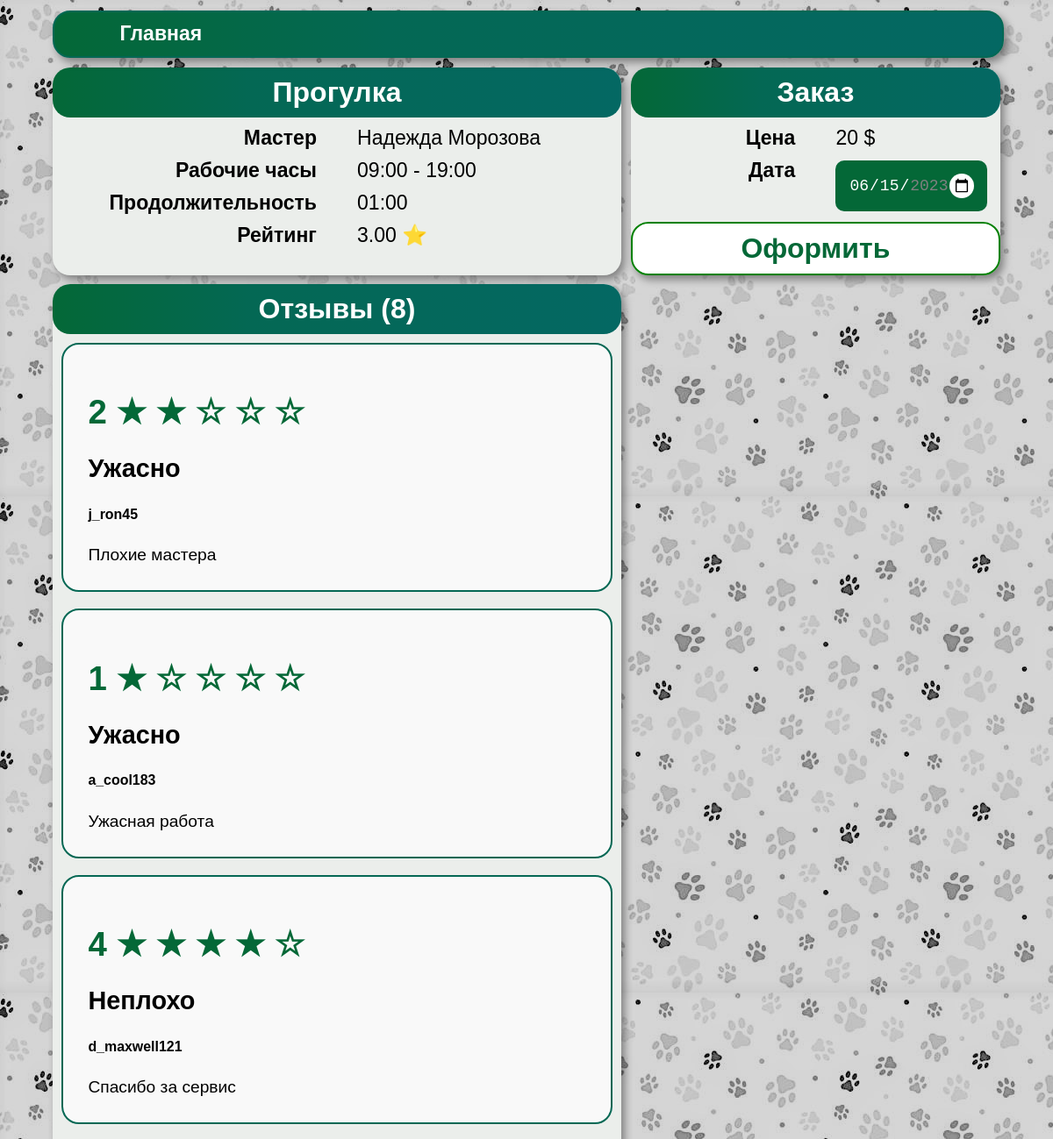
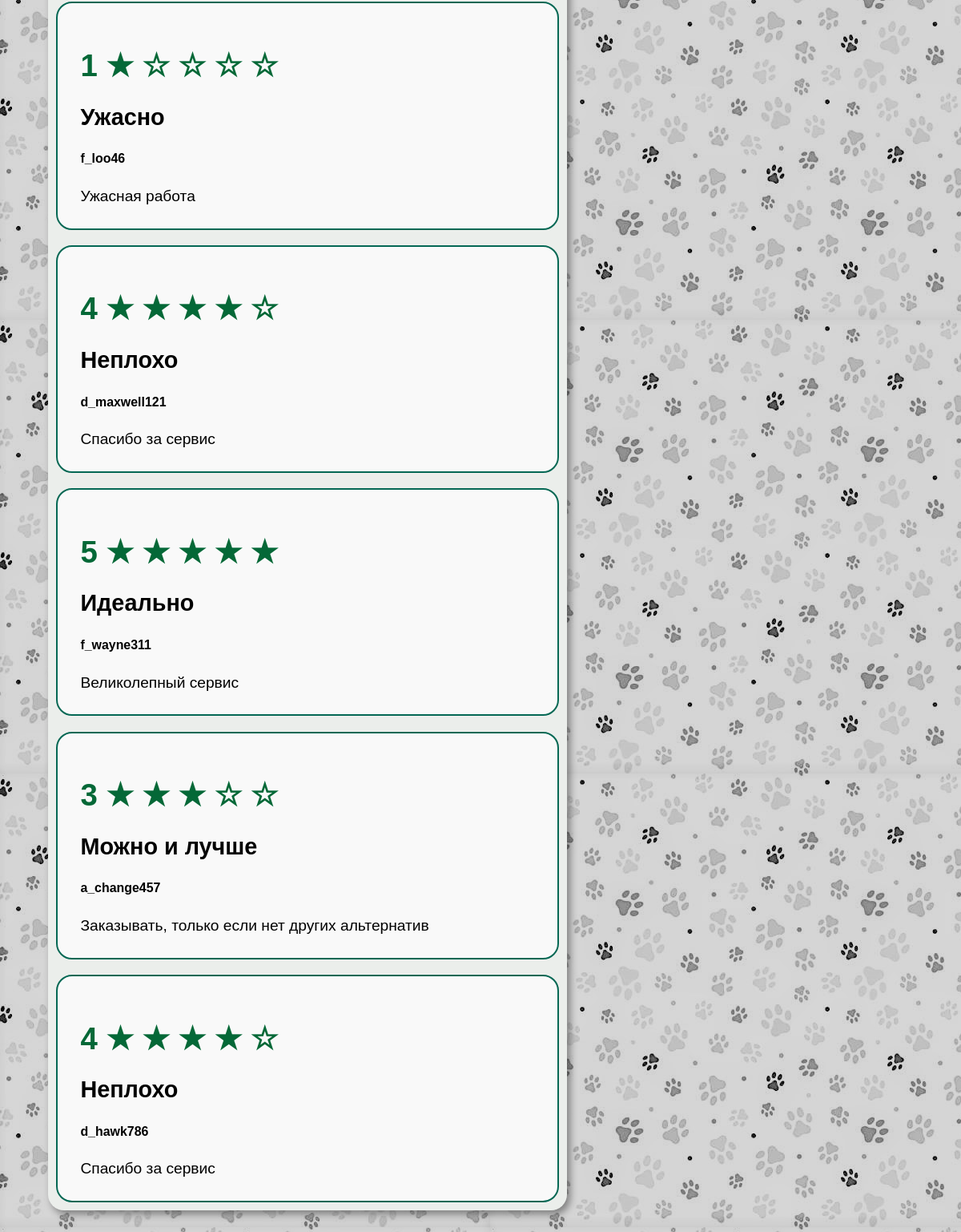
Screenshot of /service/7 with the database file from the repository (2 pictures, top to bottom).
### tables this page shows
CREATE TABLE service (
    service_id INTEGER PRIMARY KEY AUTOINCREMENT,
    service_name VARCHAR(255) NOT NULL,
    description TEXT,
    price DECIMAL(10, 2),
    duration INT
  );

CREATE TABLE master (
    master_id INTEGER PRIMARY KEY AUTOINCREMENT,
    master_name VARCHAR(255) NOT NULL
  );

CREATE TABLE review (
    review_id INTEGER PRIMARY KEY AUTOINCREMENT,
    order_id INT,
    review_title VARCHAR(255),
    review_description TEXT,
    review_score INT,
    FOREIGN KEY (order_id) REFERENCES service_order(order_id)
  );

CREATE TABLE client (
    client_id INTEGER PRIMARY KEY AUTOINCREMENT,
    username VARCHAR(255) NOT NULL
  );

### controllers/about_service.py (the view)
@app.route('/service/<id>')
def master_service(id):
    session['m_service_id'] = id
    con = get_db_connection()
    master_service = get_master_service(con, id)
    review_list = get_review_list(con, id)
    html = render_template(
        'about_service.html',
        title='Услуга',
        m_service = master_service,
        review_list = review_list,
        date_today = date.today(),
        date_max = date.today() + timedelta(days=30)
    )
    con.close()
    return html

### models/about_service_model.py (called while the page is built)
def get_master_service(conn, id):
    df = pandas.read_sql(f'''
    WITH get_rating AS(
        SELECT
            master_service_id,
            AVG(review_score) AS rating
        FROM service_order
        JOIN review USING (order_id)
        GROUP BY master_service_id
    ),
    get_ms AS(
        SELECT *
        FROM master_service
        WHERE master_service_id={id}
    )
    SELECT
        service_name,
        master_name,
        work_day_start,
        work_day_end,
        rating,
        price,
        duration
    FROM get_ms
    JOIN service USING(service_id)
    JOIN master USING(master_id)
    LEFT JOIN get_rating USING(master_service_id)
    ''', conn)
    return df

def get_review_list(conn, id):
    df = pandas.read_sql(f'''
        SELECT
            username,
            review_title,
            review_description,
            review_score
        FROM review
        JOIN service_order USING(order_id)
        JOIN client USING(client_id)
        WHERE master_service_id={id}
    ''', conn)
    return df

### utils.py (called while the page is built)
def get_db_connection():
    return sqlite3.connect('database/db.sqlite')

### templates/about_service.html (shortened to what this page needs)
{% extends('base.html') %}
{% block style %}
    <link rel="stylesheet" href="{{ url_for('static', filename='styles/about_service_style.css') }}">
{% endblock %}
{% block body %}
<div class="main_card">
    <div class="service">
        <p class="title">{{m_service['service_name'].to_string(index=False)}}</p>
        <div class="description">
            <div class="field"><p>Мастер</p></div>
            <p class="value">{{ m_service['master_name'].to_string(index=False) }}</p>
        </div>
        <div class="description">
            <div class="field"><p>Рабочие часы</p></div>
            <div class="value"><p>{{ m_service.loc[0,'work_day_start'][:5] }} - {{ m_service.loc[0,'work_day_end'][:5] }}</p></div>
        </div>
        <div class="description">
            <div class="field"><p>Продолжительность</p></div>
            <div class="value"><p>{{ m_service.loc[0,'duration'][:5] }}</p></div>
        </div>
        <div class="description">
            <div class="field"><p>Рейтинг</p></div>
            <div class="value">
                <p>
                    {% set rating = m_service.loc[0, 'rating'] %}
                    {% if rating|float > 0 %}
                        {{ '{:.2f}'.format(rating) }} &#11088;
                    {% else %}
                        &mdash;
                    {% endif %}
                </p>
            </div>
        </div>
    </div>
    <div class="order">
        <form action="{{ url_for('order_checkout')}}" method="get">
            <p class="title">Заказ</p>
            <div class="description">
                <div class="field"><p>Цена</p></div>
                <div class="value"><p>{{ m_service['price'].to_string(index=False) }} $</p></div>
            </div>
            <div class="description">
                <div class="field"><p>Дата</p></div>
                <div class="value">
                    <input type="date" name="order_date" value="{{date_today}}" min="{{date_today}}" max="{{date_max}}">
                </div>
            </div>
            <input type="submit" value="Оформить">
        </form>
    </div>
    <div class="reviews">
        <p class="title">Отзывы ({{review_list|length}})</p>
        {% for i in range(review_list|length) %}
            <div class="review_card">
                <h1>
                    {% set rating = review_list.loc[i,'review_score'] %}
                    {{rating}}
                    {% for star in range(rating) %}
                        <span class="star_colored">&starf;</span>
                    {% endfor %}
                    {% for star in range(5-rating) %}
                        <span class="star_white">&star;</span>
                    {% endfor %}
                </h1>
                <h2>{{review_list.loc[i,'review_title']}}</h2>
                <h5>{{review_list.loc[i,'username']}}</h5>
                <p>{{review_list.loc[i,'review_description']}}</p>
            </div>
        {% endfor %}
    </div>
</div>
{% endblock %}

### static/styles/main_style.css (style rules this page uses)
body { background-image: url("../images/pet-paws-color-greyscaled.jpg"); display:flex; width:90%; flex-direction: column; align-items:center; font-family: sans-serif; font-size: 1.2em; margin: 1% auto; }

### static/styles/about_service_style.css (style rules this page uses)
p { margin-top: 0px; margin-bottom: 0px; }
.main_card { display: flex; flex-wrap: wrap; flex-direction: row; width:100%; padding: 0; margin-bottom: 10%; }
.service, .reviews, .order { width:60%; margin-top: 1%; background-color: #ebeeeb; border-radius: 20px; display:flex; flex-direction: column; box-shadow: 4px 5px 10px rgba(0, 0, 0, 0.4); }
.order { margin-left:1%; width:39%; position: -webkit-sticky; position: sticky; top:3em; }
div.description { display:flex; flex-direction: row; margin-top: 10px; }
.field { width:50%; vertical-align: middle; font-size: 1.2em; text-align: right; padding-right: 2em; }
.field > p { font-weight: bold; }
.value { width:50%; vertical-align: middle; font-size: 1.2em; text-align: left; }
form { width:100%; margin:0 auto; }
input[type='submit'] { width:100%; padding: 10px; font-size: xx-large; font-weight: bold; background: white; border-radius: 20px; border:solid 2px green; margin-top: 10px; color: rgba(4,104,55,1); transition-duration: 0.4s; }
p.title { padding: 10px; text-align: center; background: linear-gradient(90deg, rgba(4,104,55,1) 0%, rgba(4,104,84,1) 35%, rgba(4,104,99,1) 100%); border-radius: 20px; font-size: xx-large; font-weight: bold; color: white; margin-top: 0px; }
input[type="date"] { position: relative; margin:1% auto; background-color: rgba(4,104,55,1); padding: 15px; color: #ffffff; font-size: 18px; border: none; outline: none; border-radius: 10px; }
span { color:rgba(4,104,55,1); }
h1 { color: rgba(4,104,55,1); }
.review_card { background-color: #f9f9f9; padding: 1.5em; margin:0.5em; border-radius: 20px; border:solid 2px rgba(4,104,84,1); }

### rows the page displays
service: service_name.to_string "Прогулка"
master: master_name.to_string "Надежда Морозова"
review: review_title "Ужасно", review_description "Плохие мастера"
client: username "j_ron45"
review: review_title "Ужасно", review_description "Ужасная работа"
client: username "a_cool183"
review: review_title "Неплохо", review_description "Спасибо за сервис"
client: username "d_maxwell121" "d_maxwell121"
review: review_title "Ужасно", review_description "Ужасная работа"
client: username "f_loo46"
review: review_title "Неплохо", review_description "Спасибо за сервис"
review: review_title "Идеально", review_description "Великолепный сервис"
client: username "f_wayne311"
review: review_title "Можно и лучше", review_description "Заказывать, только если нет других альтернатив"
client: username "a_change457"
review: review_title "Неплохо", review_description "Спасибо за сервис"
client: username "d_hawk786"

### other values shown
{{ m_service.loc[0,'work_day_start'][:5] }} "09:00"
{{ m_service.loc[0,'work_day_end'][:5] }} "19:00"
{{ m_service.loc[0,'duration'][:5] }} "01:00"
{{ '{:.2f}'.format(rating) }} "3.00"
{{ m_service['price'].to_string(index=False) }} "20"
{{ review_list|length }} "8"
{{ rating }} "2" "1" "4" "1" "4" "5" "3" "4"
